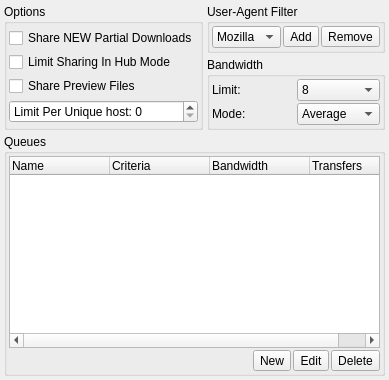
     <widget class="QWidget" name="pageUploads">
      <layout class="QGridLayout" name="gridLayout_64">
       <property name="margin">
        <number>4</number>
       </property>
       <property name="spacing">
        <number>4</number>
       </property>
       <item row="0" column="0" rowspan="2">
        <widget class="QGroupBox" name="groupBoxUploadOptions">
         <property name="maximumSize">
          <size>
           <width>16777215</width>
           <height>16777215</height>
          </size>
         </property>
         <property name="title">
          <string>Options</string>
         </property>
         <layout class="QGridLayout" name="gridLayout_60">
          <property name="margin">
           <number>2</number>
          </property>
          <property name="spacing">
           <number>2</number>
          </property>
          <item row="0" column="0">
           <widget class="QCheckBox" name="checkBoxSharePartials">
            <property name="text">
             <string>Share NEW Partial Downloads</string>
            </property>
           </widget>
          </item>
          <item row="1" column="0">
           <widget class="QCheckBox" name="checkBoxSharingLimitHub">
            <property name="text">
             <string>Limit Sharing In Hub Mode</string>
            </property>
           </widget>
          </item>
          <item row="2" column="0">
           <widget class="QCheckBox" name="checkBoxSharePreviews">
            <property name="text">
             <string>Share Preview Files</string>
            </property>
           </widget>
          </item>
          <item row="3" column="0">
           <widget class="QSpinBox" name="spinBoxUniqueHostLimit">
            <property name="prefix">
             <string>Limit Per Unique host: </string>
            </property>
           </widget>
          </item>
         </layout>
        </widget>
       </item>
       <item row="0" column="1">
        <widget class="QGroupBox" name="groupBoxUserAgent">
         <property name="maximumSize">
          <size>
           <width>200</width>
           <height>16777215</height>
          </size>
         </property>
         <property name="title">
          <string>User-Agent Filter</string>
         </property>
         <layout class="QGridLayout" name="gridLayout_61">
          <property name="margin">
           <number>2</number>
          </property>
          <property name="spacing">
           <number>2</number>
          </property>
          <item row="0" column="0">
           <widget class="QComboBox" name="comboBoxUserAgents">
            <item>
             <property name="text">
              <string>Mozilla</string>
             </property>
            </item>
           </widget>
          </item>
          <item row="0" column="1">
           <widget class="QToolButton" name="toolButtonUserAgentAdd">
            <property name="text">
             <string>Add</string>
            </property>
           </widget>
          </item>
          <item row="0" column="2">
           <widget class="QToolButton" name="toolButtonUserAgentRemove">
            <property name="text">
             <string>Remove</string>
            </property>
           </widget>
          </item>
         </layout>
        </widget>
       </item>
       <item row="1" column="1">
        <widget class="QGroupBox" name="groupBoxBandwidth">
         <property name="title">
          <string>Bandwidth</string>
         </property>
         <layout class="QGridLayout" name="gridLayout_62">
          <property name="margin">
           <number>2</number>
          </property>
          <property name="spacing">
           <number>2</number>
          </property>
          <item row="0" column="1">
           <widget class="QComboBox" name="comboBoxBandwidthLimit">
            <item>
             <property name="text">
              <string>8</string>
             </property>
            </item>
            <item>
             <property name="text">
              <string>16</string>
             </property>
            </item>
            <item>
             <property name="text">
              <string>24</string>
             </property>
            </item>
            <item>
             <property name="text">
              <string>27</string>
             </property>
            </item>
            <item>
             <property name="text">
              <string>32</string>
             </property>
            </item>
            <item>
             <property name="text">
              <string>MAX</string>
             </property>
            </item>
           </widget>
          </item>
          <item row="3" column="1">
           <widget class="QComboBox" name="comboBoxBandwidthLimitMode">
            <item>
             <property name="text">
              <string>Average</string>
             </property>
            </item>
            <item>
             <property name="text">
              <string>Maximum</string>
             </property>
            </item>
           </widget>
          </item>
          <item row="0" column="0">
           <widget class="QLabel" name="labelBandwidthLimit">
            <property name="text">
             <string>Limit:</string>
            </property>
            <property name="buddy">
             <cstring>comboBoxBandwidthLimit</cstring>
            </property>
           </widget>
          </item>
          <item row="3" column="0">
           <widget class="QLabel" name="labelBandwidthLimitMode">
            <property name="text">
             <string>Mode:</string>
            </property>
            <property name="buddy">
             <cstring>comboBoxBandwidthLimitMode</cstring>
            </property>
           </widget>
          </item>
         </layout>
        </widget>
       </item>
       <item row="2" column="0" colspan="2">
        <widget class="QGroupBox" name="groupBoxQueues">
         <property name="maximumSize">
          <size>
           <width>16777215</width>
           <height>16777215</height>
          </size>
         </property>
         <property name="title">
          <string>Queues</string>
         </property>
         <layout class="QGridLayout" name="gridLayout_65">
          <property name="margin">
           <number>2</number>
          </property>
          <property name="spacing">
           <number>2</number>
          </property>
          <item row="1" column="0">
           <layout class="QGridLayout" name="gridLayout_63">
            <item row="0" column="1">
             <widget class="QToolButton" name="toolButtonNewQueue">
              <property name="text">
               <string>New</string>
              </property>
             </widget>
            </item>
            <item row="0" column="3">
             <widget class="QToolButton" name="toolButtonDeleteQueue">
              <property name="text">
               <string>Delete</string>
              </property>
             </widget>
            </item>
            <item row="0" column="0">
             <spacer name="horizontalSpacer_6">
              <property name="orientation">
               <enum>Qt::Horizontal</enum>
              </property>
              <property name="sizeHint" stdset="0">
               <size>
                <width>40</width>
                <height>20</height>
               </size>
              </property>
             </spacer>
            </item>
            <item row="0" column="2">
             <widget class="QToolButton" name="toolButtonEditQueue">
              <property name="text">
               <string>Edit</string>
              </property>
             </widget>
            </item>
           </layout>
          </item>
          <item row="0" column="0">
           <widget class="QTreeWidget" name="treeWidgetQueues">
            <column>
             <property name="text">
              <string>Name</string>
             </property>
            </column>
            <column>
             <property name="text">
              <string>Criteria</string>
             </property>
            </column>
            <column>
             <property name="text">
              <string>Bandwidth</string>
             </property>
            </column>
            <column>
             <property name="text">
              <string>Transfers</string>
             </property>
            </column>
           </widget>
          </item>
         </layout>
        </widget>
       </item>
      </layout>
     </widget>
